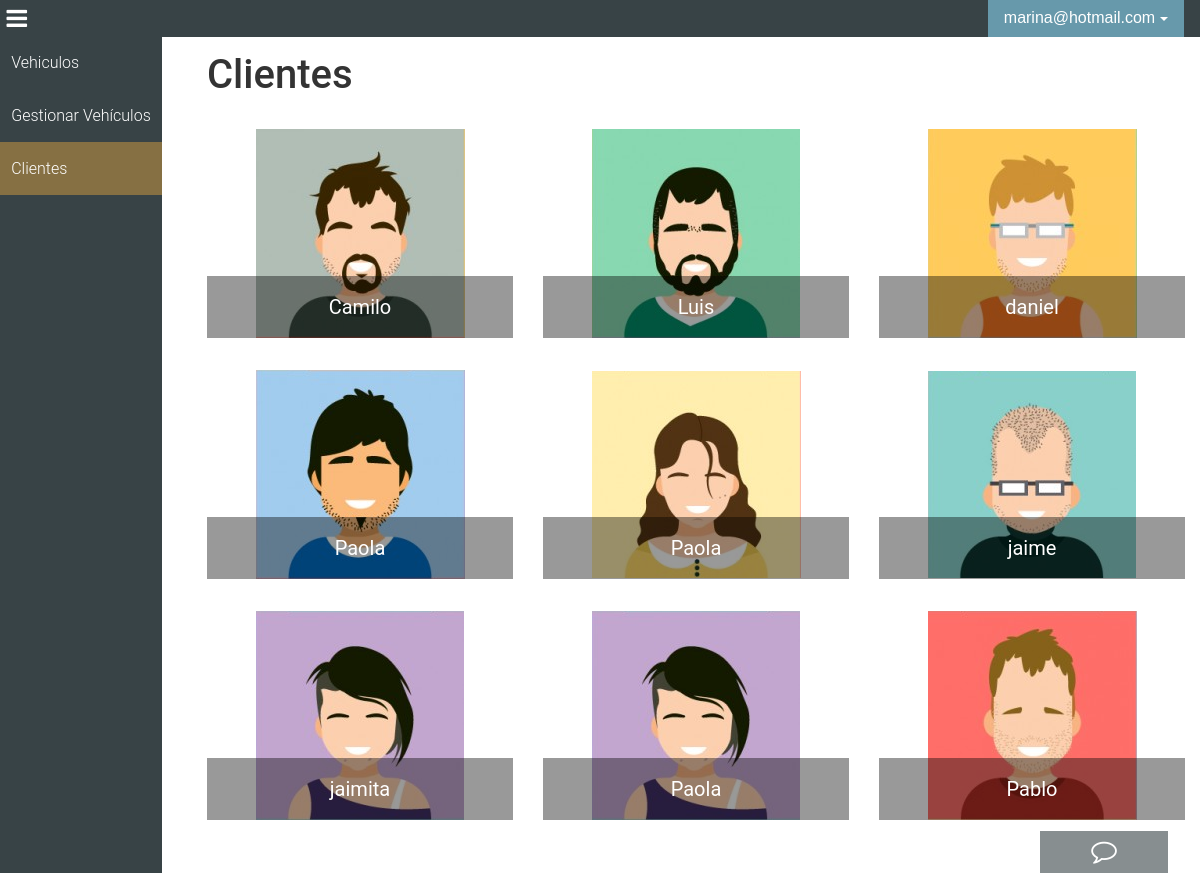
Page /dashboardempleado/usuarios.php (signed in) on the committed database.
### tables this page shows
CREATE TABLE `clientes` (
  `id_cliente` int(11) NOT NULL,
  `imagen` varchar(80) NOT NULL,
  `nombre` varchar(100) NOT NULL,
  `apellido1` varchar(100) NOT NULL,
  `apellido2` varchar(100) NOT NULL,
  `sexo` varchar(100) NOT NULL,
  `telefono` bigint(20) NOT NULL,
  `tipo_documento` varchar(100) NOT NULL,
  `numero_documento` int(11) NOT NULL,
  `correo` varchar(100) NOT NULL,
  `contrasena` varchar(100) NOT NULL
);

### dashboardempleado/usuarios.php (the view, shortened to what this page needs)
<?php
    require "../php/conexion.php";
    $sql = mysqli_query($con, "SELECT * FROM clientes");
    require "../layouts/header-empleado.php";
    require "../layouts/navbar-empleado.php";
?>
    <div class="content">
        <div class="container-fluid">
            <h1>Clientes</h1>
            <div class="row">
             <?php while ($row = mysqli_fetch_array($sql)): ?>
                <div class="col-md-4">
                    <figure class="avatars" id="avatar" style="background: url(../imgs/<?= $row['imagen'] ?>) center center no-repeat;">
                      <figcaption><?= $row['nombre']; ?></figcaption>
                    </figure>
                </div>
              <?php endwhile; ?>
            </div>
        </div>
    </div>
<?php include '../layouts/footer.php' ?>

### css/master.css (style rules this page uses)
body { color: #333; font-family: 'Roboto', sans-serif; }
html, body { height: 100%; }
.content { padding-left: 12rem; height: 100%; }
.content div { margin-top: 1rem; }
figcaption { background-color: rgba(0,0,0,0.4); color: #fff; font-size: 20px; padding: 1rem; text-align: center; }
figure.avatars { height: 209px; display: flex; flex-direction: column; justify-content: flex-end; }

### rows in the picture
clientes: imagen (picture), nombre "Camilo"
clientes: imagen (picture), nombre "Luis"
clientes: imagen (picture), nombre "daniel"
clientes: imagen (picture), nombre "Paola"
clientes: imagen (picture), nombre "Paola"
clientes: imagen (picture), nombre "jaime"
clientes: imagen (picture), nombre "jaimita"
clientes: imagen (picture), nombre "Paola"
clientes: imagen (picture), nombre "Pablo"

### other values in the picture
$_SESSION['empleado'] "marina@hotmail.com"
